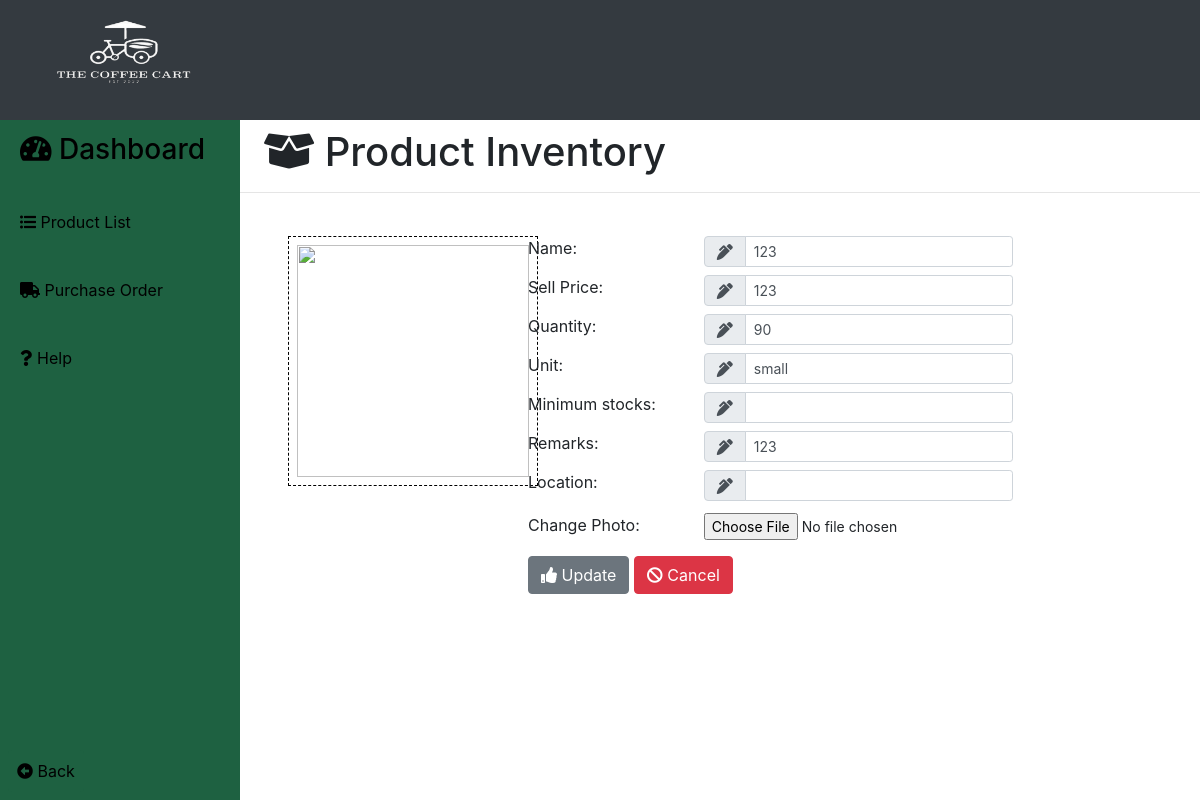
The page /products/update_products.php?id=123 (signed in) on the database its author committed.
### tables this page shows
CREATE TABLE `products` (
  `product_no` varchar(255) NOT NULL DEFAULT '',
  `product_name` varchar(255) DEFAULT NULL,
  `sell_price` varchar(255) DEFAULT NULL,
  `quantity` varchar(255) DEFAULT NULL,
  `unit` varchar(255) DEFAULT NULL,
  `min_stocks` varchar(255) DEFAULT NULL,
  `remarks` varchar(255) DEFAULT NULL,
  `location` varchar(255) DEFAULT NULL,
  `images` varchar(255) DEFAULT NULL,
  `sugar` varchar(255) DEFAULT NULL,
  `milk` varchar(255) DEFAULT NULL,
  `coffee` varchar(255) DEFAULT NULL,
  PRIMARY KEY (`product_no`)
);

### products/update_products.php (the view, shortened to what this page needs)
<?php
	include("../server/connection.php");
  	if (isset($_GET['id'])){
		$id   =   $_GET['id'];
		$sql  =   "SELECT * FROM products WHERE product_no='$id'";
		$result1   = mysqli_query($db, $sql);
		$row1  =   mysqli_fetch_array($result1);
?>
<!DOCTYPE html>
<html>
<head>
	<?php include('../templates/head1.php');?>
</head>
<body>
	<div class="contain h-100">
		<div class="header bg-dark">
			<img class="img-fluid w-100 mt-2 ml-1" src="../images/03.png" >
		</div>
	<div class="sidebar">
	<button><h3><i class="fas fa-tachometer-alt"></i>  Dashboard</h3></button>
	<button id="sidebar_button" onclick="window.location.href='../products/products.php'"><i class="fas fa-list-ul"></i> Product List</button>
	<button id="sidebar_button" onclick="window.location.href='../delivery/add_delivery.php'"><i class="fas fa-truck"></i> Purchase Order</button>
	<button id="sidebar_button" type="button" data-toggle="popover" title="Product Management" data-content="Here you will create, update, delete and view products." data-placement="bottom"><i class="fas fa-question"></i> Help</button>
	<div class="fixed-bottom">
		<button class="btn m-2 p-2" id="sidebar_button" onclick="window.location.href='../main.php'"><i class="fas fa-arrow-alt-circle-left"></i> Back</button>
	</div>
</div>
		<div class="main">
			<div class="side">
			<h1 class="ml-4 pt-2"><i class="fas fa-box-open"></i> Product Inventory</h1>
				<hr>
			</div>
			<div class="first_side ml-5 mt-5 mr-3">
				<div style="border:1px dashed black; width: 250px;height: 250px;">
					<?php echo "<img class='img-fluid p-2 h-100 w-100' src='../images/".$row1['images']."'>"; ?>
				</div>
			</div>
			<div class="second_side table-responsive">
					<table class="mt-5">
						<tbody>
							<tr>
								<td  valign="baseline">Name:</td>
								<td class="pl-5 pb-2"><div class="input-group"><div class="input-group-prepend"><span class="input-group-text" id="basic-addon1"><i class="fas fa-pen-alt"></i></span></div><input type="text" name="product_name" class="form-control-sm form-control" value="<?php echo $row1['product_name'];?>"required></div></td>
							</tr>
							<tr>
								<td  valign="baseline">Sell Price:</td>
								<td class="pl-5 pb-2"><div class="input-group"><div class="input-group-prepend"><span class="input-group-text" id="basic-addon1"><i class="fas fa-pen-alt"></i></span></div><input type="number" name="price" step="0.01" value="<?php echo $row1['sell_price'];?>" class="form-control form-control-sm" required></td>
							</tr>
							<tr>
								<td  valign="baseline">Quantity:</td>
								<td class="pl-5 pb-2"><div class="input-group"><div class="input-group-prepend"><span class="input-group-text" id="basic-addon1"><i class="fas fa-pen-alt"></i></span></div><input type="number" name="qty" value="<?php echo $row1['quantity'];?>" class="form-control-sm form-control" required></div></td>
							</tr>
							<tr>
								<td  valign="baseline">Unit:</td>
								<td class="pl-5 pb-2"><div class="input-group"><div class="input-group-prepend"><span class="input-group-text" id="basic-addon1"><i class="fas fa-pen-alt"></i></span></div><input type="text" name="unit" value="<?php echo $row1['unit'];?>" class="form-control-sm form-control" required></div></td>
							</tr>
							<tr>
								<td  valign="baseline">Minimum stocks:</td>
								<td class="pl-5 pb-2"><div class="input-group"><div class="input-group-prepend"><span class="input-group-text" id="basic-addon1"><i class="fas fa-pen-alt"></i></span></div><input type="number" name="min_stocks" value="<?php echo $row1['min_stocks'];?>" class="form-control-sm form-control" required></div></td>
							</tr>
							<tr>
								<td  valign="baseline">Remarks:</td>
								<td class="pl-5 pb-2"><div class="input-group"><div class="input-group-prepend"><span class="input-group-text" id="basic-addon1"><i class="fas fa-pen-alt"></i></span></div><input type="text" name="remarks" value="<?php echo $row1['remarks'];?>" class="form-control-sm form-control"></div></td>
							</tr>
							<tr>
								<td  valign="baseline">Location:</td>
								<td class="pl-5 pb-2"><div class="input-group"><div class="input-group-prepend"><span class="input-group-text" id="basic-addon1"><i class="fas fa-pen-alt"></i></span></div><input type="text" name="location" value="<?php echo $row1['location'];?>" class="form-control-sm form-control" required></div></td>
							</tr>
						<?php }?>
							<tr>
								<td>Change Photo:</td>
								<td><input class="form-control-sm pl-5" type="file" name="images"></td>
							</tr>
						</tbody>
					</table>
					<div class="text-left mt-3">
						<button type="submit" name="update" class="btn btn-secondary"><i class="fas fa-thumbs-up"></i> Update</button>
						<button type="button" class="btn btn-danger" onclick="window.location.href='../products/products.php'" ><i class="fas fa-ban"></i> Cancel</button>
					</div>
			</div>
		</div>
	</div>
</body>
</html>

### rows shown on the page
products: product_name "123", price "123", qty "90", unit "small", remarks "123"
